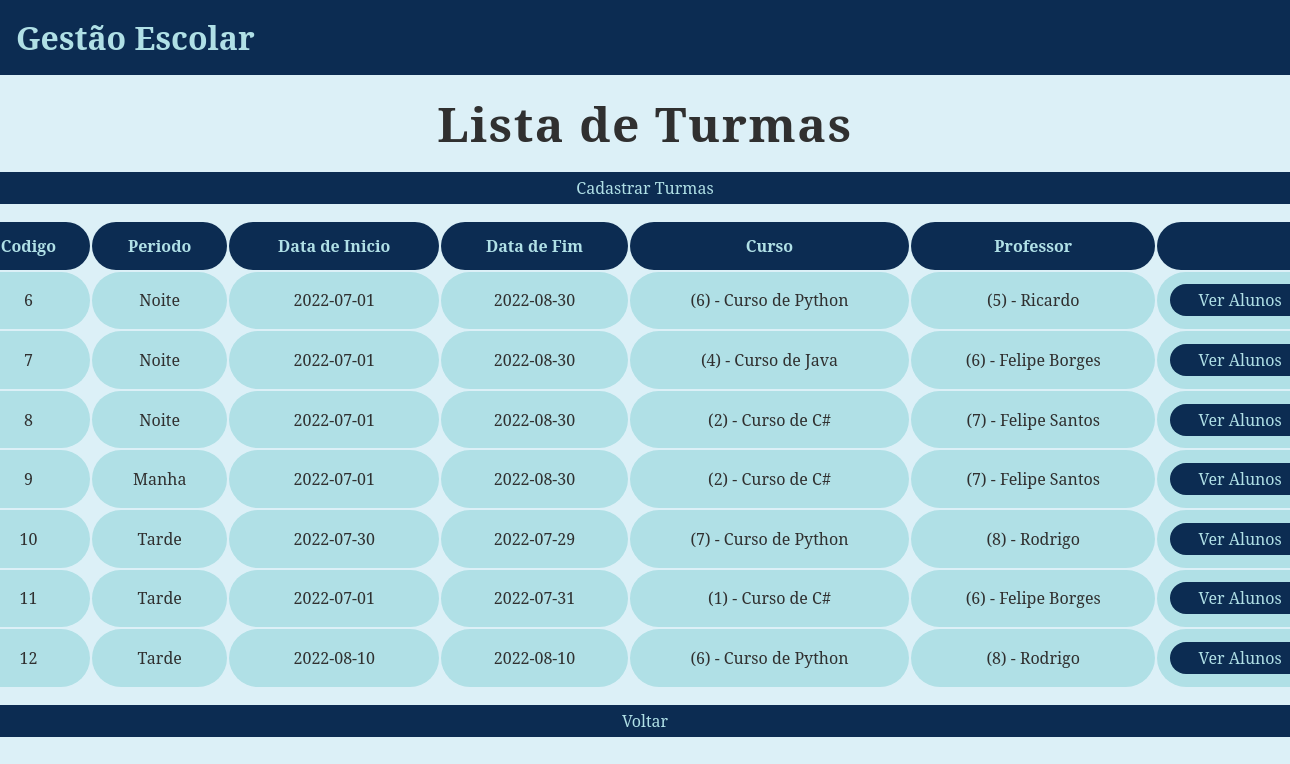
The page /listar/turmas on the database as committed earlier.
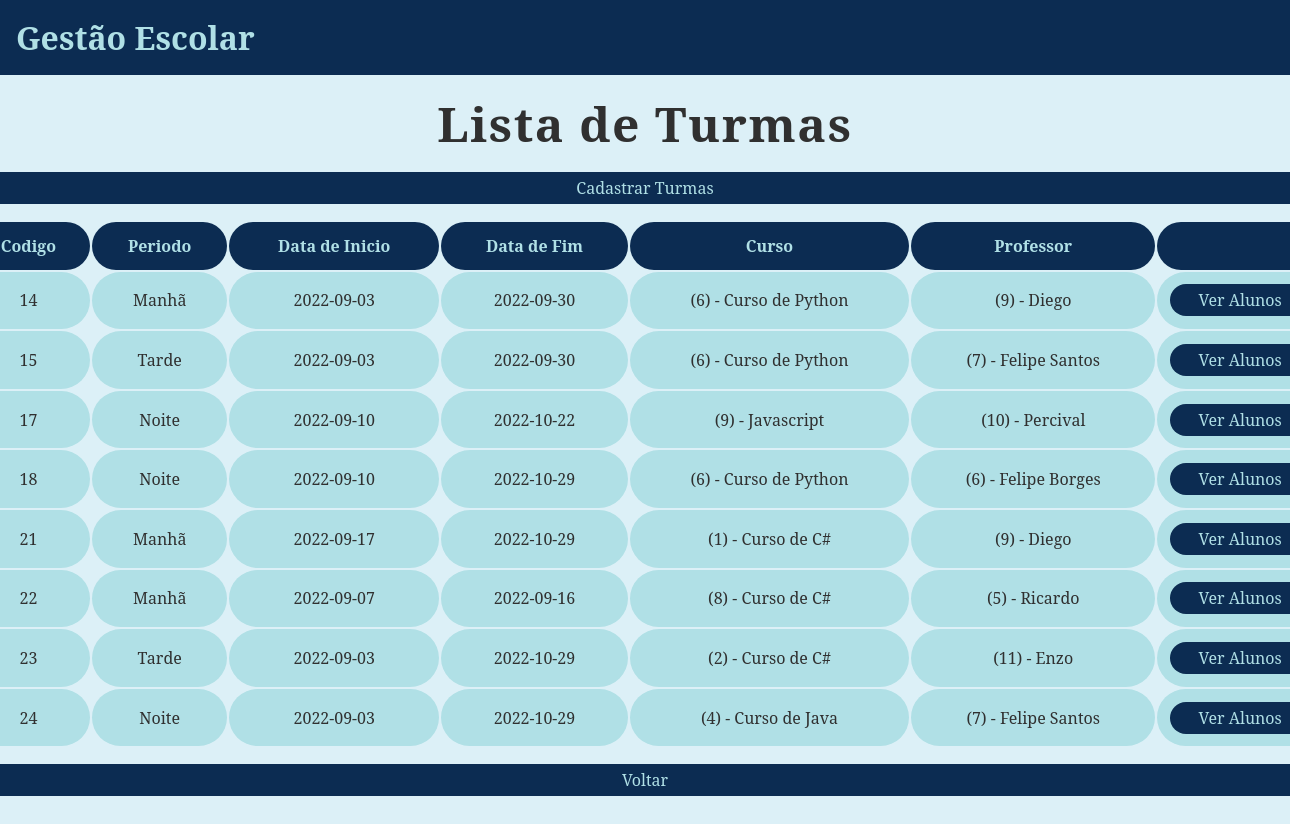
The same page on the database as committed later.
### tables this page shows
CREATE TABLE Turmas (codigo INTEGER PRIMARY KEY AUTOINCREMENT, periodo VARCHAR (255) NOT NULL, data_inicio DATE NOT NULL, data_fim DATE NOT NULL, codigo_curso INTEGER REFERENCES Cursos (codigo), matricula_professor INTEGER REFERENCES Professores (matricula));

CREATE TABLE Cursos (codigo INTEGER PRIMARY KEY AUTOINCREMENT, nome VARCHAR (255) NOT NULL, classificacao VARCHAR (255) NOT NULL, ativo BOOLEAN DEFAULT (1), descricao VARCHAR (255));

CREATE TABLE Professores (Matricula INTEGER PRIMARY KEY AUTOINCREMENT, Nome VARCHAR (255) NOT NULL, CPF VARCHAR (11) NOT NULL UNIQUE, Ativo BOOLEAN DEFAULT (1), Telefone VARCHAR (11), Email VARCHAR (255), Formacao VARCHAR (255), Especialidade VARCHAR (255));

### index.py (the view)
@app.route ("/listar/turmas")
def listar_turmas():
    turmas = Turma.listar()
    return render_template ("listar_turmas.html", turmas=turmas)

### turma.py (called while the page is built)
    @classmethod
    def listar(cls):
        conexao = sqlite3.connect("gestao_escolar.db")
        cursor = conexao.cursor()
        sql = """
            SELECT tm.codigo, tm.periodo, tm.data_inicio, tm.data_fim,
            tm.codigo_curso, cs.nome, tm.matricula_professor, pf.nome
            FROM Turmas AS tm
            INNER JOIN Cursos AS cs ON tm.codigo_curso = cs.codigo
            INNER JOIN Professores AS pf ON tm.matricula_professor = pf.matricula
        """
        cursor.execute(sql)
        lista_turmas = cursor.fetchall()
        conexao.close()
        return lista_turmas

### templates/listar_turmas.html
{% extends "base.html" %}
{% block conteudo %}
<div class="conteudo-principal">
    <h2>Lista de Turmas</h2>
    <div class="conteudo-tabela">
        <a href="/cadastro/turmas" class="botao-primario">Cadastrar Turmas</a>
        <table>
            <tr>
                <th>Codigo</th>
                <th>Periodo</th>
                <th>Data de Inicio</th>
                <th>Data de Fim</th>
                <th>Curso</th>
                <th>Professor</th>
                <th></th>
            </tr>
            {% for turma in turmas %}
                <tr>
                    <td>{{ turma[0] }}</td>
                    <td>{{ turma[1] }}</td>
                    <td>{{ turma[2] }}</td>
                    <td>{{ turma[3] }}</td>
                    <td>({{ turma[4]}}) - {{turma[5] }}</td>
                    <td>({{ turma[6]}}) - {{turma[7] }}</td>
                    <td><a href="/listar/turmas_alunos/{{ turma[0] }}"
                        class="botao-primario">Ver Alunos</a></td>
                </tr>
            {% endfor %}
        </table>
        <a href="/" class="botao-primario">Voltar</a>
    </div>
</div>
{% endblock %}

### templates/base.html (shortened to what this page needs)
<!DOCTYPE html>
<html lang="pt-br">
<head>
    <link rel="stylesheet" href="{{ url_for ('static', filename='css/style.css') }}">
</head>
<body>
    <header>
        <div class="conteudo-header">
            <h1>Gestão Escolar</h1>
        </div>
    </header>
    <main>
        {% block conteudo %}
        {% endblock %}
    </main>
</body>
</html>

### static/css/style.css (style rules this page uses)
:root { --azul-claro: rgb(220, 240, 247); --azul-escuro: rgb(12, 44, 82); --preto: rgb(48, 48, 48); --azul-normal: rgb(94, 157, 200); --palegreen: palegreen; --powderblue: powderblue; }
* { margin: 0; padding: 0; box-sizing: border-box; }
body { font-family: 'Noto Serif', serif; background: var(--azul-claro); }
a { text-decoration: none; }
.botao-primario { display: flex; background-color: var(--azul-escuro); color: var(--powderblue); width: 100%; border-radius: 3rem; text-align: center; justify-content: center; align-items: center; }
header .conteudo-header { background-color: var(--azul-escuro); padding: 1rem; }
header .conteudo-header h1 { color: var(--powderblue); }
main .conteudo-principal { text-align: center; display: flex; justify-content: center; flex-direction: column; align-items: center; margin-bottom: 2rem; }
main .conteudo-principal h2 { margin: 1rem 0 1rem 0; font-size: 3rem; color: var(--preto); letter-spacing: .1rem; }
main .conteudo-principal .conteudo-tabela { width: 85rem; }
main .conteudo-principal .conteudo-tabela .botao-primario { height: 2rem; font-size: 1rem; font-weight: 400; }
main .conteudo-principal table { margin: 1rem 0rem 1rem 0rem; width: 100%; }
main .conteudo-principal table th { background: var(--azul-escuro); color: var(--powderblue); padding: .8rem; border-radius: 2rem; }
main .conteudo-principal table td { background: var(--powderblue); color: var(--preto); padding: .8rem; border-radius: 2rem; }

Rows that differ between the two databases and show on the page:
removed Turmas: codigo "6", periodo "Noite", data_inicio "2022-07-01", data_fim "2022-08-30", codigo_curso "6", nome "Curso de Python", matricula_professor "5", Nome "Ricardo"
removed Turmas: codigo "7", periodo "Noite", data_inicio "2022-07-01", data_fim "2022-08-30", codigo_curso "4", nome "Curso de Java", matricula_professor "6", Nome "Felipe Borges"
removed Turmas: codigo "8", periodo "Noite", data_inicio "2022-07-01", data_fim "2022-08-30", codigo_curso "2", nome "Curso de C#", matricula_professor "7", Nome "Felipe Santos"
removed Turmas: codigo "9", periodo "Manha", data_inicio "2022-07-01", data_fim "2022-08-30", codigo_curso "2", nome "Curso de C#", matricula_professor "7", Nome "Felipe Santos"
removed Turmas: codigo "10", periodo "Tarde", data_inicio "2022-07-30", data_fim "2022-07-29", codigo_curso "7", nome "Curso de Python", matricula_professor "8", Nome "Rodrigo"
removed Turmas: codigo "11", periodo "Tarde", data_inicio "2022-07-01", data_fim "2022-07-31", codigo_curso "1", nome "Curso de C#", matricula_professor "6", Nome "Felipe Borges"
removed Turmas: codigo "12", periodo "Tarde", data_inicio "2022-08-10", data_fim "2022-08-10", codigo_curso "6", nome "Curso de Python", matricula_professor "8", Nome "Rodrigo"
added Turmas: codigo "14", periodo "Manhã", data_inicio "2022-09-03", data_fim "2022-09-30", codigo_curso "6", nome "Curso de Python", matricula_professor "9", Nome "Diego"
added Turmas: codigo "15", periodo "Tarde", data_inicio "2022-09-03", data_fim "2022-09-30", codigo_curso "6", nome "Curso de Python", matricula_professor "7", Nome "Felipe Santos"
added Turmas: codigo "17", periodo "Noite", data_inicio "2022-09-10", data_fim "2022-10-22", codigo_curso "9", nome "Javascript", matricula_professor "10", Nome "Percival"
added Turmas: codigo "18", periodo "Noite", data_inicio "2022-09-10", data_fim "2022-10-29", codigo_curso "6", nome "Curso de Python", matricula_professor "6", Nome "Felipe Borges"
added Turmas: codigo "21", periodo "Manhã", data_inicio "2022-09-17", data_fim "2022-10-29", codigo_curso "1", nome "Curso de C#", matricula_professor "9", Nome "Diego"
added Turmas: codigo "22", periodo "Manhã", data_inicio "2022-09-07", data_fim "2022-09-16", codigo_curso "8", nome "Curso de C#", matricula_professor "5", Nome "Ricardo"
added Turmas: codigo "23", periodo "Tarde", data_inicio "2022-09-03", data_fim "2022-10-29", codigo_curso "2", nome "Curso de C#", matricula_professor "11", Nome "Enzo"
added Turmas: codigo "24", periodo "Noite", data_inicio "2022-09-03", data_fim "2022-10-29", codigo_curso "4", nome "Curso de Java", matricula_professor "7", Nome "Felipe Santos"
